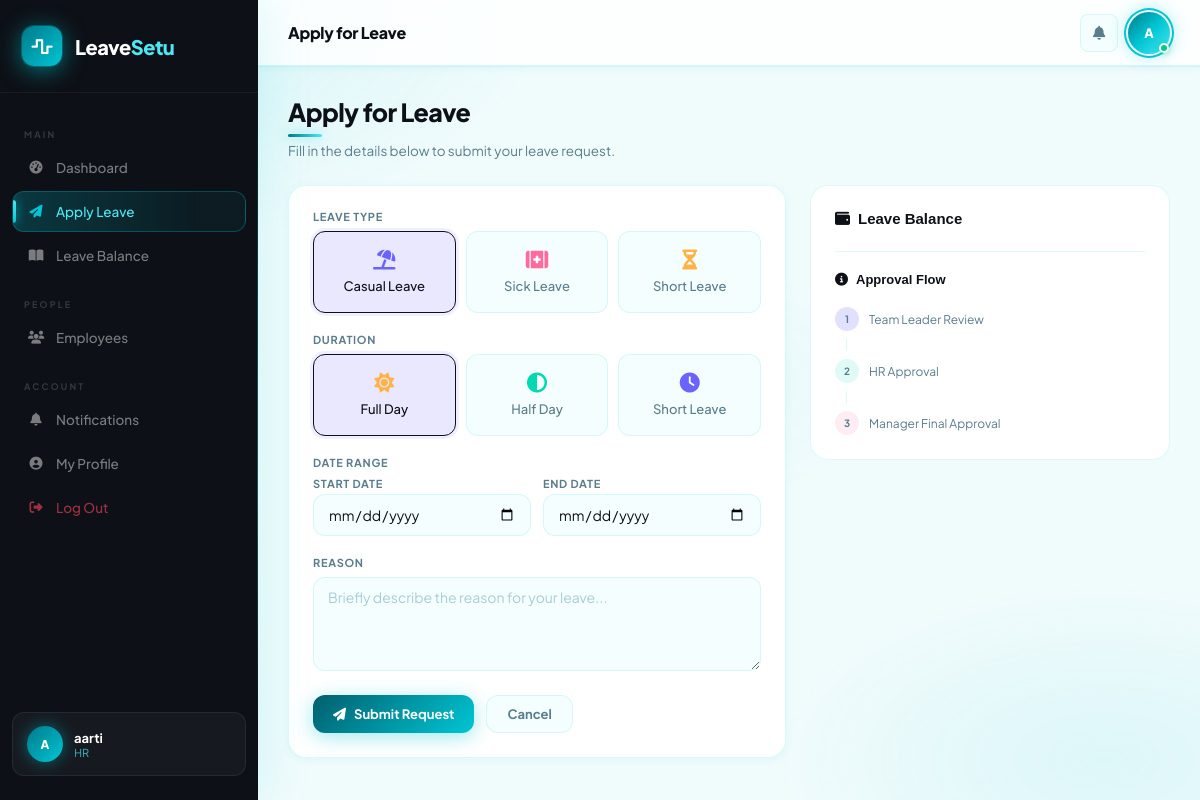
The page /leave/leave/apply/ (signed in) on the database its author committed.
### users/models.py (models this page shows, shortened)
class User(AbstractUser):
    email = models.EmailField(unique=True)
    role = models.ForeignKey(
        Role,
        on_delete=models.SET_NULL,
        null=True,
        blank=True
    )
    department = models.ForeignKey(
        Department,
        on_delete=models.SET_NULL,
        null=True,
        blank=True
    )
    reporting_manager = models.ForeignKey(
        "self",
        on_delete=models.SET_NULL,
        null=True,
        blank=True,
        related_name="team_members"
    )
    phone = models.CharField(max_length=15, blank=True, null=True)
    date_of_joining = models.DateField(null=True, blank=True)
    is_senior = models.BooleanField(default=False)
    USERNAME_FIELD = "email"
    REQUIRED_FIELDS = ["username"]

class Role(models.Model):
    name = models.CharField(max_length=50, unique=True)

### leaves/views.py (the view, shortened to what this page needs)
# urls.py: path('leave/apply/', views.apply_leave, name='apply_leave'),
@login_required
def apply_leave(request):
    return render(request, "apply_leave.html")

### leaves/templates/apply_leave.html (shortened to what this page needs)
{% extends "base.html" %}
{% block page_title %}Apply for Leave{% endblock %}
{% block content %}
<div class="page-header animate-in">
  <h1 class="page-title">Apply for Leave</h1>
  <p class="page-subtitle">Fill in the details below to submit your leave request.</p>
</div>
<div class="apply-grid">
  <div class="card animate-in delay-1">
    <form method="POST" action="{% url 'apply_leave' %}">
      <div class="form-group">
        <label class="form-label">Leave Type</label>
        <div class="leave-type-grid">
          <div class="type-card">
            <label for="lt-casual">
              <i class="fa-solid fa-umbrella-beach" style="color:#6c63ff;"></i>
              Casual Leave
            </label>
          </div>
          <div class="type-card">
            <label for="lt-sick">
              <i class="fa-solid fa-kit-medical" style="color:#ff6b9d;"></i>
              Sick Leave
            </label>
          </div>
          <div class="type-card">
            <label for="lt-short">
              <i class="fa-solid fa-hourglass-half" style="color:#ffb347;"></i>
              Short Leave
            </label>
          </div>
        </div>
      </div>
      <div class="form-group">
        <label class="form-label">Duration</label>
        <div class="duration-grid">
          <div class="type-card">
            <label for="dur-full">
              <i class="fa-solid fa-sun" style="color:#ffb347;"></i>
              Full Day
            </label>
          </div>
          <div class="type-card">
            <label for="dur-half">
              <i class="fa-solid fa-circle-half-stroke" style="color:#00d9b1;"></i>
              Half Day
            </label>
          </div>
          <div class="type-card">
            <label for="dur-short">
              <i class="fa-solid fa-clock" style="color:#6c63ff;"></i>
              Short Leave
            </label>
          </div>
        </div>
      </div>
      <div class="form-group">
        <label class="form-label">Date Range</label>
        <div class="date-range">
          <div>
            <label class="form-label" style="font-size:11px;margin-bottom:4px;">Start Date</label>
            <input type="date" name="start_date" class="form-control" required>
          </div>
          <div id="end-date-wrap">
            <label class="form-label" style="font-size:11px;margin-bottom:4px;">End Date</label>
            <input type="date" name="end_date" class="form-control">
          </div>
        </div>
      </div>
      <div class="form-group">
        <label class="form-label">Reason</label>
        <textarea name="reason" class="form-control" rows="4" placeholder="Briefly describe the reason for your leave..." style="resize:vertical;"></textarea>
      </div>
      <div style="display:flex;gap:12px;margin-top:8px;">
        <button type="submit" class="btn btn-primary">
          <i class="fa-solid fa-paper-plane"></i> Submit Request
        </button>
        <a href="javascript:history.back()" class="btn btn-ghost">Cancel</a>
      </div>
    </form>
  </div>
  <div class="info-card animate-in delay-2">
    <div class="info-title">
      <i class="fa-solid fa-wallet" style="color:var(--accent);"></i>
      Leave Balance
    </div>
    <div style="margin-top:24px;padding-top:20px;border-top:1px solid var(--border);">
      <div class="info-title" style="font-size:13px;">
        <i class="fa-solid fa-circle-info" style="color:var(--accent3);"></i>
        Approval Flow
      </div>
      <div style="display:flex;flex-direction:column;gap:8px;margin-top:8px;">
        <div style="display:flex;align-items:center;gap:10px;font-size:12px;color:var(--text-muted);">
          <div style="width:24px;height:24px;border-radius:50%;background:rgba(108,99,255,0.2);display:flex;align-items:center;justify-content:center;font-size:10px;font-weight:700;color:var(--accent);">1</div>
          Team Leader Review
        </div>
        <div style="display:flex;align-items:center;gap:10px;font-size:12px;color:var(--text-muted);">
          <div style="width:24px;height:24px;border-radius:50%;background:rgba(0,217,177,0.12);display:flex;align-items:center;justify-content:center;font-size:10px;font-weight:700;color:var(--accent3);">2</div>
          HR Approval
        </div>
        <div style="display:flex;align-items:center;gap:10px;font-size:12px;color:var(--text-muted);">
          <div style="width:24px;height:24px;border-radius:50%;background:rgba(255,107,157,0.12);display:flex;align-items:center;justify-content:center;font-size:10px;font-weight:700;color:var(--accent2);">3</div>
          Manager Final Approval
        </div>
      </div>
    </div>
  </div>
</div>
{% endblock %}

### templates/base.html (shortened to what this page needs)
<!DOCTYPE html>
<html lang="en">
<head>
    <link rel="stylesheet" href="https://cdnjs.cloudflare.com/ajax/libs/font-awesome/6.5.0/css/all.min.css">
</head>
<body>
{% if request.user.is_authenticated %}
<aside class="sidebar" id="sidebar">
    <div class="sidebar-logo">
        <div class="logo-mark">
            <i class="fa-solid fa-wave-square"></i>
        </div>
        <span class="logo-text">Leave<span>Setu</span></span>
    </div>
    <nav class="sidebar-nav">
        <div class="nav-section-label">Main</div>
        {% if request.user.role %}
            {% if request.user.role.name == "Admin" %}
            <a href="{% url 'admin_dashboard' %}" class="nav-item {% if request.resolver_match.url_name == 'admin_dashboard' %}active{% endif %}">
                <i class="fa-solid fa-gauge-high nav-icon"></i> Admin Dashboard
            </a>
            {% elif request.user.role.name == "TL" %}
            <a href="{% url 'tl_dashboard' %}" class="nav-item {% if request.resolver_match.url_name == 'tl_dashboard' %}active{% endif %}">
                <i class="fa-solid fa-gauge-high nav-icon"></i> Dashboard
            </a>
            {% elif request.user.role.name == "HR" %}
            <a href="{% url 'hr_dashboard' %}" class="nav-item {% if request.resolver_match.url_name == 'hr_dashboard' %}active{% endif %}">
                <i class="fa-solid fa-gauge-high nav-icon"></i> Dashboard
            </a>
            {% elif request.user.role.name == "Manager" %}
            <a href="{% url 'manager_dashboard' %}" class="nav-item {% if request.resolver_match.url_name == 'manager_dashboard' %}active{% endif %}">
                <i class="fa-solid fa-gauge-high nav-icon"></i> Dashboard
            </a>
            {% else %}
            <a href="{% url 'employee_dashboard' %}" class="nav-item {% if request.resolver_match.url_name == 'employee_dashboard' %}active{% endif %}">
                <i class="fa-solid fa-gauge-high nav-icon"></i> Dashboard
            </a>
            {% endif %}
        {% endif %}
        {% if request.user.role and request.user.role.name in "Employee TL HR Manager" %}
        <a href="{% url 'apply_leave' %}" class="nav-item {% if request.resolver_match.url_name == 'apply_leave' %}active{% endif %}">
            <i class="fa-solid fa-paper-plane nav-icon"></i> Apply Leave
        </a>
        {% endif %}
        {% if request.user.role and request.user.role.name in "Employee TL HR" %}
        <a href="{% url 'employee_dashboard' %}" class="nav-item {% if request.resolver_match.url_name == 'employee_dashboard' %}active{% endif %}">
            <i class="fa-solid fa-book-open nav-icon"></i> Leave Balance
        </a>
        {% endif %}
        {% if request.user.role and request.user.role.name in "HR Manager Admin" %}
        <div class="nav-section-label">People</div>
        <a href="{% url 'hr_employee_list' %}" class="nav-item {% if request.resolver_match.url_name == 'hr_employee_list' %}active{% endif %}">
            <i class="fa-solid fa-users nav-icon"></i> Employees
        </a>
        {% endif %}
        <div class="nav-section-label">Account</div>
        <a href="{% url 'notifications' %}" class="nav-item {% if request.resolver_match.url_name == 'notifications' %}active{% endif %}">
            <i class="fa-solid fa-bell nav-icon"></i> Notifications
        </a>
        <a href="{% url 'dashboard' %}" class="nav-item {% if request.resolver_match.url_name == 'dashboard' %}active{% endif %}">
            <i class="fa-solid fa-circle-user nav-icon"></i> My Profile
        </a>
        <a href="{% url 'logout' %}" class="nav-item" style="color:rgba(240,64,88,0.65);">
            <i class="fa-solid fa-right-from-bracket nav-icon"></i> Log Out
        </a>
    </nav>
    <div class="sidebar-user">
        <div class="user-avatar-sidebar">
            {{ request.user.first_name|first|upper }}{{ request.user.last_name|first|upper }}
        </div>
        <div class="user-info">
            <div class="user-name">{{ request.user.get_full_name|default:request.user.username }}</div>
            <div class="user-role">{% if request.user.role %}{{ request.user.role.name }}{% else %}N/A{% endif %}</div>
        </div>
    </div>
</aside>
{% endif %}
<div class="main-wrapper" {% if not request.user.is_authenticated %}style="margin-left:0;"{% endif %}>
    {% if request.user.is_authenticated %}
    <header class="topbar">
        <h1 class="topbar-title">{% block page_title %}Dashboard{% endblock %}</h1>
        <div class="topbar-actions">
            <a href="{% url 'notifications' %}" class="icon-btn">
                <i class="fa-solid fa-bell"></i>
            </a>
            <div class="profile-dropdown-wrapper" id="profileWrapper">
                <div class="avatar-wrapper" onclick="toggleProfileDropdown()" title="My Profile">
                    <div class="topbar-avatar">
                        {{ request.user.first_name|first|upper }}{{ request.user.last_name|first|upper }}
                    </div>
                </div>
            </div>
        </div>
    </header>
    {% endif %}
    <main class="page-content">
        {% block content %}{% endblock %}
    </main>
</div>
</body>
</html>

### leaves/templates/apply_leave.html (style rules this page uses)
.apply-grid { display: grid; grid-template-columns: 1fr 360px; gap: 24px; align-items: start; }
.leave-type-grid { display: grid; grid-template-columns: repeat(3, 1fr); gap: 10px; margin-top: 8px; }
.type-card { position: relative; }
.type-card label { display: flex; flex-direction: column; align-items: center; justify-content: center; gap: 8px; padding: 18px 12px; background: var(--surface2); border: 1px solid var(--border); border-radius: var(--radius-sm); cursor: pointer; transition: all 0.2s; font-size: 13px; font-weight: 500; color: var(--text-muted); text-align: center; }
.type-card label i { font-size: 20px; }
.type-card input:checked + label { background: rgba(108,99,255,0.15); border-color: var(--accent); color: var(--text); box-shadow: 0 0 0 3px rgba(108,99,255,0.1); }
.duration-grid { display: grid; grid-template-columns: repeat(3, 1fr); gap: 10px; margin-top: 8px; }
.info-card { background: var(--surface); border: 1px solid var(--border); border-radius: var(--radius); padding: 24px; position: sticky; top: 80px; }
.info-title { font-family: 'Syne', sans-serif; font-size: 15px; font-weight: 700; margin-bottom: 20px; display: flex; align-items: center; gap: 8px; }
.date-range { display: grid; grid-template-columns: 1fr 1fr; gap: 12px; }

### rows shown on the page
User: user.first_name|first "A", user.get_full_name "aarti", user.role.name "HR"
